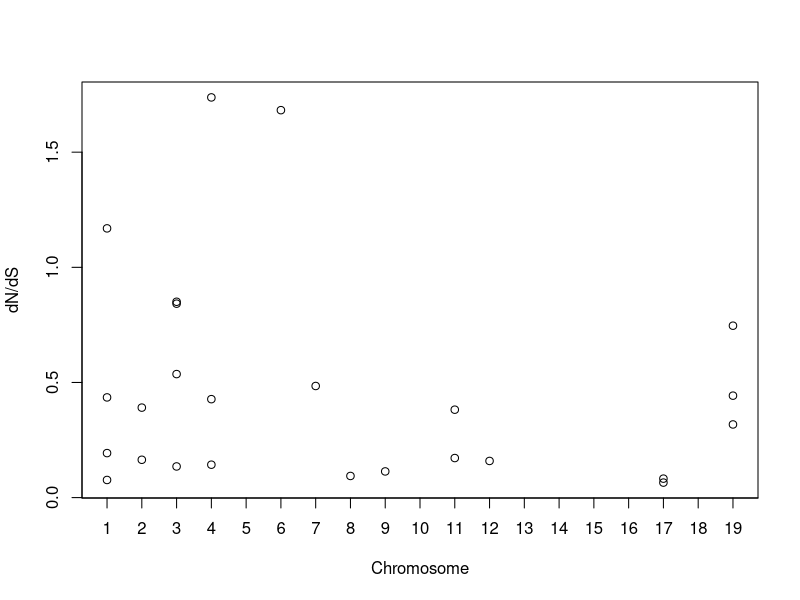
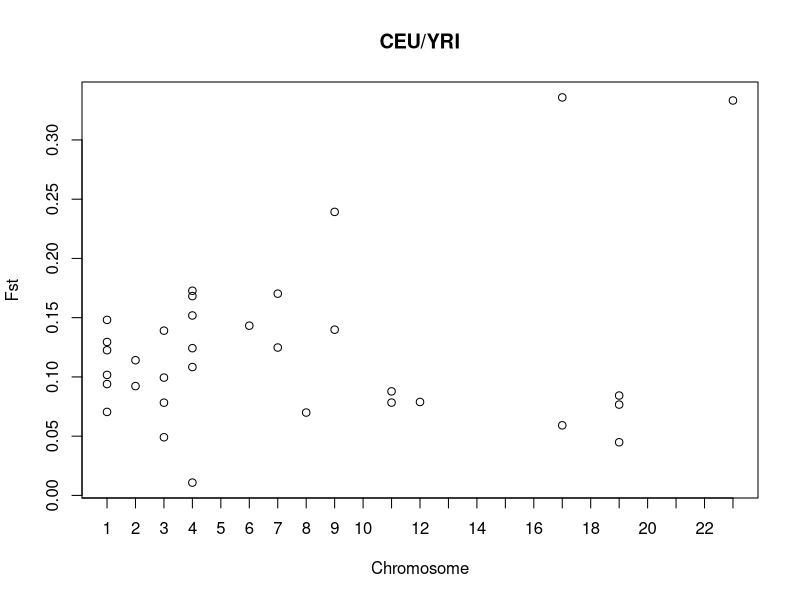

The R source for these figures, in order:
dnds<-read.csv("dnds.csv",header = FALSE)
plot(x=dnds[,2],y=dnds[,1],ylab="dN/dS",xlab = "Chromosome",xaxt="n")
axis(side = 1,at = 0:23, cex.axis = 1)

fst<-read.csv("Fst.csv",header = FALSE)
plot(x=fst[,6],y=fst[,4],xlab = "Chromosome",ylab = "Fst",xaxt="n",main = "CEU/YRI")
axis(side = 1,at = 0:23, cex.axis = 1)